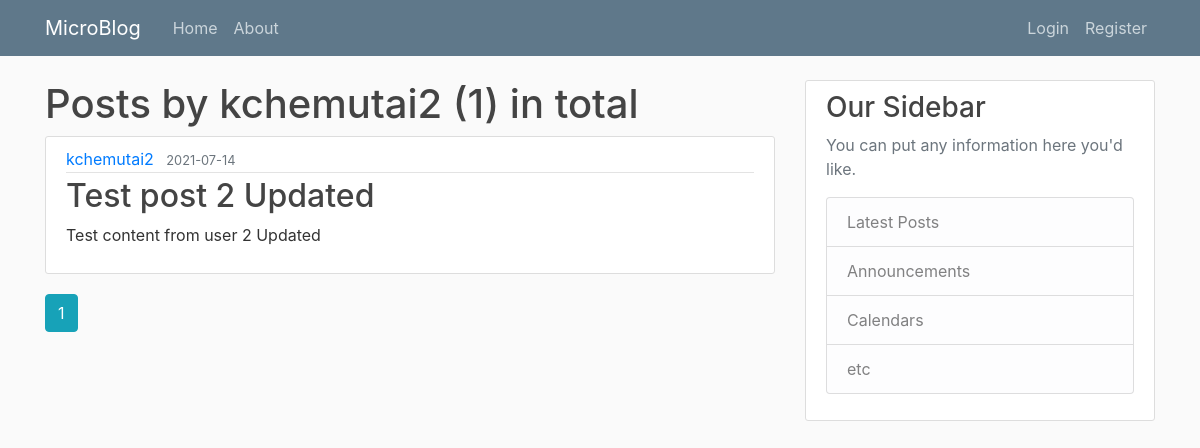
The app's page /user/kchemutai2, older data.
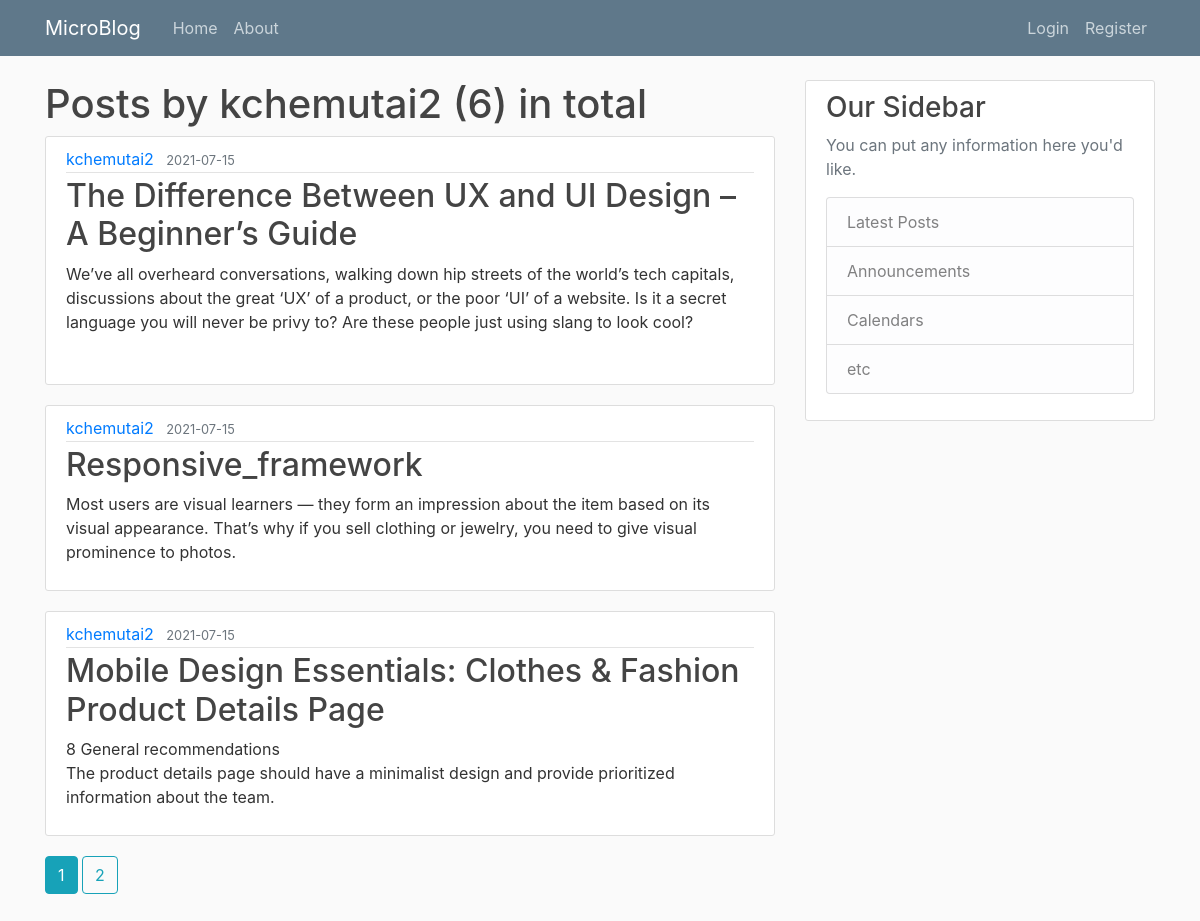
The same page, newer data.
### microblog/models.py (models this page shows, shortened)
class User(db.Model, UserMixin):
    id = db.Column(db.Integer, primary_key=True)
    username = db.Column(db.String(30), unique=True, nullable=False)
    email = db.Column(db.String(120), unique=True, nullable=False)
    password = db.Column(db.String(60), nullable=False)
    image_file = db.Column(db.String(20), nullable=False,
                           default='default.jpg')
    posts = db.relationship('Post', backref='author', lazy=True)

class Post(db.Model):
    id = db.Column(db.Integer, primary_key=True)
    title = db.Column(db.String(60), nullable=False)
    content = db.Column(db.Text, nullable=False)
    date_posted = db.Column(db.DateTime, nullable=False,
                            default=datetime.utcnow)
    user_id = db.Column(db.Integer, db.ForeignKey('user.id'), nullable=False)

### microblog/routes.py (the view)
@app.route("/user/<string:username>")
def user_posts(username):
    page = request.args.get('page', 1, type=int)
    user = User.query.filter_by(username=username).first_or_404()
    posts = Post.query.filter_by(author=user) .order_by(
        Post.date_posted.desc()).paginate(page=page, per_page=3)
    return render_template('user_posts.html', posts=posts, user=user)

### microblog/templates/user_posts.html
{% extends "layout.html" %}
{% block content %}
<h1>Posts by {{user.username}} ({{posts.total}}) in total</h1>
{% for post in posts.items %}
<article class="media content-section">
    <div class="media-body">
        <div class="article-metadata">
            <a class="mr-2" href="{{ url_for('user_posts', username=post.author.username) }}">{{ post.author.username
                }}</a>
            <small class="text-muted">{{ post.date_posted.strftime('%Y-%m-%d') }}</small>
        </div>
        <h2><a class="article-title" href="{{ url_for('view_post', post_id=post.id) }}">{{ post.title }}</a></h2>
        <p class="article-content">{{ post.content }}</p>
    </div>
</article>
{% endfor %}
{% for page_num in posts.iter_pages(left_edge=1, right_edge=1, left_current=1, right_current=2) %}
{% if page_num %}
{% if posts.page == page_num %}
<a class="btn btn-info mb-5" href="{{ url_for('user_posts', page=page_num, username=user.username) }}">{{page_num}}</a>
{% else %}
<a class="btn btn-outline-info mb-5"
    href="{{ url_for('user_posts', page=page_num, username=user.username) }}">{{page_num}}</a>
{% endif %}
{% else %}
...
{% endif %}
{% endfor %}
{% endblock content %}

### microblog/templates/layout.html (shortened to what this page needs)
<!DOCTYPE html>
<html lang="en">
<head>
    <link rel="stylesheet" href="https://stackpath.bootstrapcdn.com/bootstrap/4.3.1/css/bootstrap.min.css"
>
    <link rel="stylesheet" href="{{ url_for('static', filename='main.css') }}">
</head>
<body>
    <header class="site-header">
        <nav class="navbar navbar-expand-md navbar-dark bg-steel fixed-top">
            <div class="container">
                <a class="navbar-brand mr-4" href="/">MicroBlog</a>
                <div class="collapse navbar-collapse" id="navbarToggle">
                    <div class="navbar-nav mr-auto">
                        <a class="nav-item nav-link" href="{{ url_for('home') }}">Home</a>
                        <a class="nav-item nav-link" href="{{ url_for('about') }}">About</a>
                    </div>
                    <div class="navbar-nav">
                        {% if current_user.is_authenticated %}
                        <a class="nav-item nav-link" href="{{ url_for('post') }}">New Post</a>
                        <a class="nav-item nav-link" href="{{ url_for('account') }}">Account</a>
                        <a class="nav-item nav-link" href="{{ url_for('logout') }}">Logout</a>
                        {% else %}
                        <a class="nav-item nav-link" href="{{ url_for('login') }}">Login</a>
                        <a class="nav-item nav-link" href="{{ url_for('register') }}">Register</a>
                        {% endif %}
                    </div>
                </div>
            </div>
        </nav>
    </header>
    <main role="main" class="container">
        <div class="row">
            <div class="col-md-8">
                {% block content %}{% endblock %}
            </div>
            <div class="col-md-4">
                <div class="content-section">
                    <h3>Our Sidebar</h3>
                    <p class='text-muted'>You can put any information here you'd like.
                    <ul class="list-group">
                        <li class="list-group-item list-group-item-light">Latest Posts</li>
                        <li class="list-group-item list-group-item-light">Announcements</li>
                        <li class="list-group-item list-group-item-light">Calendars</li>
                        <li class="list-group-item list-group-item-light">etc</li>
                    </ul>
                    </p>
                </div>
            </div>
        </div>
    </main>
</body>
</html>

### microblog/static/main.css (style rules this page uses)
body { background: #fafafa; color: #333333; margin-top: 5rem; }
h1, h2, h3, h4, h5, h6 { color: #444444; }
.bg-steel { background-color: #5f788a; }
.site-header .navbar-nav .nav-link { color: #cbd5db; }
.content-section { background: #ffffff; padding: 10px 20px; border: 1px solid #dddddd; border-radius: 3px; margin-bottom: 20px; }
.article-title { color: #444444; }
.article-content { white-space: pre-line; }
.article-metadata { padding-bottom: 1px; margin-bottom: 4px; border-bottom: 1px solid #e3e3e3 }

Row changes from the older to the newer data that the page shows:
no longer on this page (row unchanged): Post: author.username "kchemutai2", date_posted "2021-07-14", title "Test post 2 Updated", content "Test content from user 2 Updated"
added Post: author.username "kchemutai2", date_posted "2021-07-15", title "The Difference Between UX and UI Design – A Beginner’s Guide", content "We’ve all overheard conversations, walking down hip streets of the world’s tech capitals, discussions about the great ‘UX’ of a product, or the poor ‘UI’ of a website. Is it a secret language you will never be privy to? Are these people just using slang to look cool?"
added Post: author.username "kchemutai2", date_posted "2021-07-15", title "Responsive_framework", content "Most users are visual learners — they form an impression about the item based on its visual appearance. That’s why if you sell clothing or jewelry, you need to give visual prominence to photos."
added Post: author.username "kchemutai2", date_posted "2021-07-15", title "Mobile Design Essentials: Clothes & Fashion Product Details Page", content "8 General recommendations The product details page should have a minimalist design and provide prioritized information about the team."
Text that changed along with them:
{{ posts.total }}: "1" → "6"
new list line: "2"
